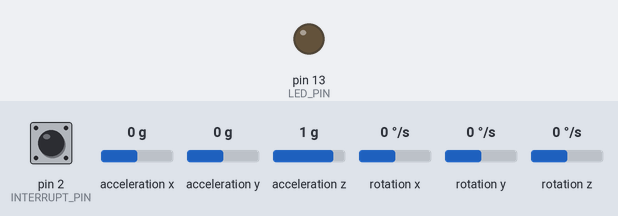
Simulated run of this sketch. Board: Arduino Leonardo, built with avr-gcc and run on an emulated ATmega32U4. On the bench: output pins drawn as LEDs (lit = HIGH). The inputs (shaded band) are chosen by the test bench; at power-on: pin 2 (INTERRUPT_PIN) LOW, acceleration x 0 g, acceleration y 0 g, acceleration z 1 g, rotation x 0 °/s, rotation y 0 °/s, rotation z 0 °/s. The sensor or clock chip raises its interrupt line as the real part does; what the sketch prints to the serial monitor is not drawn.

Above: at 0.1 s.
At 0.7 s:
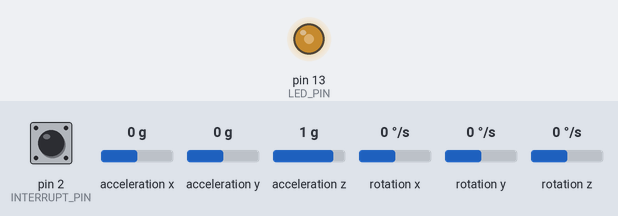
Timing chart, 0 to 2.2 s (numbered marks = the images above):
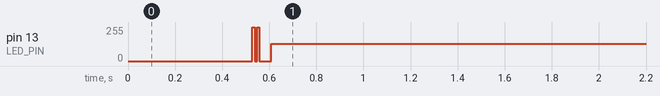

Measured:
- by itself, pin 13 (LED_PIN): 0/255 → 129/255 at 0.53 s

The sketch:

experiment03.ino
```cpp
// グローバル変数で必要なやつ
// 一個前の角度の値：float before_yaw;
const uint8_t YAW_STORAGE = 12;
// int yaw[YAW_STORAGE];   // float型をint型に変換してから格納する
int before_direction_of_rotation = 0;   // 前はどっちに回ったか保管
uint8_t sum_state = 0;  // 計測結果の蓄積変数
bool throwing = false;
int before_val = 0;


// I2C device class (I2Cdev) demonstration Arduino sketch for MPU6050 class using DMP (MotionApps v2.0)
// 6/21/2012 by Jeff Rowberg <jeff@rowberg.net>
// Updates should (hopefully) always be available at https://github.com/jrowberg/i2cdevlib
//
// Changelog:
//      2013-05-08 - added seamless Fastwire support
//                 - added note about gyro calibration
//      2012-06-21 - added note about Arduino 1.0.1 + Leonardo compatibility error
//      2012-06-20 - improved FIFO overflow handling and simplified read process
//      2012-06-19 - completely rearranged DMP initialization code and simplification
//      2012-06-13 - pull gyro and accel data from FIFO packet instead of reading directly
//      2012-06-09 - fix broken FIFO read sequence and change interrupt detection to RISING
//      2012-06-05 - add gravity-compensated initial reference frame acceleration output
//                 - add 3D math helper file to DMP6 example sketch
//                 - add Euler output and Yaw/Pitch/Roll output formats
//      2012-06-04 - remove accel offset clearing for better results (thanks Sungon Lee)
//      2012-06-01 - fixed gyro sensitivity to be 2000 deg/sec instead of 250
//      2012-05-30 - basic DMP initialization working

/* ============================================
I2Cdev device library code is placed under the MIT license (マサチューセッツ工科大学の代表的なソフトウェアライセンス)
Copyright (c) 2012 Jeff Rowberg

Permission is hereby granted, free of charge, to any person obtaining a copy
of this software and associated documentation files (the "Software"), to deal
in the Software without restriction, including without limitation the rights
to use, copy, modify, merge, publish, distribute, sublicense, and/or sell
copies of the Software, and to permit persons to whom the Software is
furnished to do so, subject to the following conditions:

The above copyright notice and this permission notice shall be included in
all copies or substantial portions of the Software.

THE SOFTWARE IS PROVIDED "AS IS", WITHOUT WARRANTY OF ANY KIND, EXPRESS OR
IMPLIED, INCLUDING BUT NOT LIMITED TO THE WARRANTIES OF MERCHANTABILITY,
FITNESS FOR A PARTICULAR PURPOSE AND NONINFRINGEMENT. IN NO EVENT SHALL THE
AUTHORS OR COPYRIGHT HOLDERS BE LIABLE FOR ANY CLAIM, DAMAGES OR OTHER
LIABILITY, WHETHER IN AN ACTION OF CONTRACT, TORT OR OTHERWISE, ARISING FROM,
OUT OF OR IN CONNECTION WITH THE SOFTWARE OR THE USE OR OTHER DEALINGS IN
THE SOFTWARE.
===============================================
*/

// I2Cdev and MPU6050 must be installed as libraries, or else the .cpp/.h files
// for both classes must be in the include path of your project
#include <I2Cdev.h>

#include <MPU6050_6Axis_MotionApps20.h>
//#include "MPU6050.h" // not necessary if using MotionApps include file

// Arduino Wire library is required if I2Cdev I2CDEV_ARDUINO_WIRE implementation
// is used in I2Cdev.h
#if I2CDEV_IMPLEMENTATION == I2CDEV_ARDUINO_WIRE
    #include <Wire.h>
#endif

// class default I2C address is 0x68
// specific I2C addresses may be passed as a parameter here
// AD0 low = 0x68 (default for SparkFun breakout and InvenSense evaluation board)
// AD0 high = 0x69
MPU6050 mpu;
// MPU6050 mpu(0x69); // <-- use for AD0 high

/* =========================================================================
   NOTE: In addition to connection 3.3v, GND, SDA, and SCL, this sketch
   depends on the MPU-6050's INT pin being connected to the Arduino's
   external interrupt #0 pin. On the Arduino Uno and Mega 2560, this is
   digital I/O pin 2.
 * ========================================================================= */

/* =========================================================================
   NOTE: Arduino v1.0.1 with the Leonardo board generates a compile error
   when using Serial.write(buf, len). The Teapot output uses this method.
   The solution requires a modification to the Arduino USBAPI.h file, which
   is fortunately simple, but annoying. This will be fixed in the next IDE
   release. For more info, see these links:

   http://arduino.cc/forum/index.php/topic,109987.0.html
   http://code.google.com/p/arduino/issues/detail?id=958
 * ========================================================================= */


// uncomment "OUTPUT_READABLE_QUATERNION" if you want to see the actual
// quaternion components in a [w, x, y, z] format (not best for parsing
// on a remote host such as Processing or something though)
// 四元数を使いたい時は、コメントアウトを外す。
//#define OUTPUT_READABLE_QUATERNION

// uncomment "OUTPUT_READABLE_EULER" if you want to see Euler angles
// (in degrees) calculated from the quaternions coming from the FIFO.
// Note that Euler angles suffer from gimbal lock (for more info, see
// http://en.wikipedia.org/wiki/Gimbal_lock)
// オイラー角を使いたいは、コメントアウトを外す。
// ジンバルの詳細：https://ja.wikipedia.org/wiki/%E3%82%B8%E3%83%B3%E3%83%90%E3%83%AB
//#define OUTPUT_READABLE_EULER

// uncomment "OUTPUT_READABLE_YAWPITCHROLL" if you want to see the yaw/
// pitch/roll angles (in degrees) calculated from the quaternions coming
// from the FIFO. Note this also requires gravity vector calculations.
// Also note that yaw/pitch/roll angles suffer from gimbal lock (for
// more info, see: http://en.wikipedia.org/wiki/Gimbal_lock)
#define OUTPUT_READABLE_YAWPITCHROLL

// uncomment "OUTPUT_READABLE_REALACCEL" if you want to see acceleration
// components with gravity removed. This acceleration reference frame is
// not compensated for orientation, so +X is always +X according to the
// sensor, just without the effects of gravity. If you want acceleration
// compensated for orientation, us OUTPUT_READABLE_WORLDACCEL instead.
//
//#define OUTPUT_READABLE_REALACCEL

// uncomment "OUTPUT_READABLE_WORLDACCEL" if you want to see acceleration
// components with gravity removed and adjusted for the world frame of
// reference (yaw is relative to initial orientation, since no magnetometer
// is present in this case). Could be quite handy in some cases.
// 重力を除去する。基準系(https://ja.wikipedia.org/wiki/%E5%9F%BA%E6%BA%96%E7%B3%BB)を調整する。
//#define OUTPUT_READABLE_WORLDACCEL

// uncomment "OUTPUT_TEAPOT" if you want output that matches the
// format used for the InvenSense teapot demo
// ティーポットデモとして使用するためのやつ
//#define OUTPUT_TEAPOT


#define INTERRUPT_PIN 2  // use pin 2 on Arduino Uno & most boards
#define LED_PIN 13 // (Arduino is 13, Teensy is 11, Teensy++ is 6)
bool blinkState = false;

// MPU control/status vars
bool dmpReady = false;  // set true if DMP init was successful
uint8_t mpuIntStatus;   // holds actual interrupt status byte from MPU
uint8_t devStatus;      // return status after each device operation (0 = success, !0 = error)
uint16_t packetSize;    // expected DMP packet size (default is 42 bytes)
uint16_t fifoCount;     // count of all bytes currently in FIFO
uint8_t fifoBuffer[64]; // FIFO storage buffer

// orientation/motion vars
Quaternion q;           // [w, x, y, z]         quaternion container
VectorInt16 aa;         // [x, y, z]            accel sensor measurements
VectorInt16 aaReal;     // [x, y, z]            gravity-free accel sensor measurements
VectorInt16 aaWorld;    // [x, y, z]            world-frame accel sensor measurements
VectorFloat gravity;    // [x, y, z]            gravity vector
float euler[3];         // [psi, theta, phi]    Euler angle container
float ypr[3];           // [yaw, pitch, roll]   yaw/pitch/roll container and gravity vector

// packet structure for InvenSense teapot demo
uint8_t teapotPacket[14] = { '$', 0x02, 0,0, 0,0, 0,0, 0,0, 0x00, 0x00, '\r', '\n' };


// ================================================================
// ===               INTERRUPT DETECTION ROUTINE                ===
// ================================================================

volatile bool mpuInterrupt = false;     // indicates whether MPU interrupt pin has gone high
void dmpDataReady() {
    mpuInterrupt = true;
}


// ================================================================
// ===                      INITIAL SETUP                       ===
// ================================================================

void setup() {
    // join I2C bus (I2Cdev library doesn't do this automatically)
    #if I2CDEV_IMPLEMENTATION == I2CDEV_ARDUINO_WIRE
        Wire.begin();
        Wire.setClock(400000); // 400kHz I2C clock. Comment this line if having compilation difficulties
    #elif I2CDEV_IMPLEMENTATION == I2CDEV_BUILTIN_FASTWIRE
        Fastwire::setup(400, true);
    #endif

    // initialize serial communication
    // (115200 chosen because it is required for Teapot Demo output, but it's
    // really up to you depending on your project)
    Serial.begin(115200);
    while (!Serial); // wait for Leonardo enumeration, others continue immediately

    // NOTE: 8MHz or slower host processors, like the Teensy @ 3.3v or Ardunio
    // Pro Mini running at 3.3v, cannot handle this baud rate reliably due to
    // the baud timing being too misaligned with processor ticks. You must use
    // 38400 or slower in these cases, or use some kind of external separate
    // crystal solution for the UART timer.

    // initialize device
    Serial.println(F("Initializing I2C devices..."));
    mpu.initialize();
    pinMode(INTERRUPT_PIN, INPUT);

    // verify connection
    Serial.println(F("Testing device connections..."));
    Serial.println(mpu.testConnection() ? F("MPU6050 connection successful") : F("MPU6050 connection failed"));

    // wait for ready
    // Serial.println(F("\nSend any character to begin DMP programming and demo: "));
    // while (Serial.available() && Serial.read()); // empty buffer
    // while (!Serial.available());                 // wait for data
    // while (Serial.available() && Serial.read()); // empty buffer again

    // load and configure the DMP
    Serial.println(F("Initializing DMP..."));
    devStatus = mpu.dmpInitialize();

    // supply your own gyro offsets here, scaled for min sensitivity
    mpu.setXGyroOffset(220);
    mpu.setYGyroOffset(76);
    mpu.setZGyroOffset(-85);
    mpu.setZAccelOffset(1788); // 1688 factory default for my test chip

    // make sure it worked (returns 0 if so)
    if (devStatus == 0) {
        // turn on the DMP, now that it's ready
        Serial.println(F("Enabling DMP..."));
        mpu.setDMPEnabled(true);

        // enable Arduino interrupt detection
        Serial.println(F("Enabling interrupt detection (Arduino external interrupt 0)..."));
        attachInterrupt(digitalPinToInterrupt(INTERRUPT_PIN), dmpDataReady, RISING);
        mpuIntStatus = mpu.getIntStatus();

        // set our DMP Ready flag so the main loop() function knows it's okay to use it
        Serial.println(F("DMP ready! Waiting for first interrupt..."));
        dmpReady = true;

        // get expected DMP packet size for later comparison
        packetSize = mpu.dmpGetFIFOPacketSize();
    } else {
        // ERROR!
        // 1 = initial memory load failed
        // 2 = DMP configuration updates failed
        // (if it's going to break, usually the code will be 1)
        Serial.print(F("DMP Initialization failed (code "));
        Serial.print(devStatus);
        Serial.println(F(")"));
    }

    // configure LED for output
    pinMode(LED_PIN, OUTPUT);

// ------------------------------------------------------------------------------------
    Serial.print("mpuInterrupt:"); Serial.print(mpuInterrupt);
    Serial.print(",  fifoCount:"); Serial.print(fifoCount);
    Serial.print(",  packetSize:"); Serial.println(packetSize);
    // Serial.println("");
    // Serial.println(mpu.getZAccelOffset());
    // Serial.print("x:"); Serial.print(mpu.getXAccelOffset());
    // Serial.print(", y:"); Serial.print(mpu.getYAccelOffset());
    // Serial.print(", z:"); Serial.println(mpu.getZAccelOffset());
    // Serial.print("x:"); Serial.print(mpu.getXGyroOffset());
    // Serial.print(", y:"); Serial.print(mpu.getYGyroOffset());
    // Serial.print(", z:"); Serial.println(mpu.getZGyroOffset());
    // Serial.println("");
// ------------------------------------------------------------------------------------
}


// ================================================================
// ===                    MAIN PROGRAM LOOP                     ===
// ================================================================

void loop() {
    // if programming failed, don't try to do anything
    if (!dmpReady) return;

    // wait for MPU interrupt or extra packet(s) available
    // while (!mpuInterrupt && fifoCount < packetSize) {
    //     // other program behavior stuff here
    //     // .
    //     // .
    //     // .
    //     // if you are really paranoid you can frequently test in between other
    //     // stuff to see if mpuInterrupt is true, and if so, "break;" from the
    //     // while() loop to immediately process the MPU data
    //     // .
    //     // .
    //     // .
    // }

    // reset interrupt flag and get INT_STATUS byte
    mpuInterrupt = false;
    mpuIntStatus = mpu.getIntStatus();

    // get current FIFO count
    fifoCount = mpu.getFIFOCount();

    // check for overflow (this should never happen unless our code is too inefficient)
    if ((mpuIntStatus & 0x10) || fifoCount == 1024) {
        // reset so we can continue cleanly
        mpu.resetFIFO();
        Serial.println(F("FIFO overflow!"));

    // otherwise, check for DMP data ready interrupt (this should happen frequently)
    } else if (mpuIntStatus & 0x02) {
        // wait for correct available data length, should be a VERY short wait
        while (fifoCount < packetSize) fifoCount = mpu.getFIFOCount();

        // read a packet from FIFO
        mpu.getFIFOBytes(fifoBuffer, packetSize);

        // track FIFO count here in case there is > 1 packet available
        // (this lets us immediately read more without waiting for an interrupt)
        fifoCount -= packetSize;

        #ifdef OUTPUT_READABLE_QUATERNION
            // display quaternion values in easy matrix form: w x y z
            mpu.dmpGetQuaternion(&q, fifoBuffer);
            Serial.print("quat\t");
            Serial.print(q.w);
            Serial.print("\t");
            Serial.print(q.x);
            Serial.print("\t");
            Serial.print(q.y);
            Serial.print("\t");
            Serial.println(q.z);
        #endif

        #ifdef OUTPUT_READABLE_EULER
            // display Euler angles in degrees
            mpu.dmpGetQuaternion(&q, fifoBuffer);
            mpu.dmpGetEuler(euler, &q);
            Serial.print("euler\t");
            Serial.print(euler[0] * 180/M_PI);
            Serial.print("\t");
            Serial.print(euler[1] * 180/M_PI);
            Serial.print("\t");
            Serial.println(euler[2] * 180/M_PI);
        #endif

        #ifdef OUTPUT_READABLE_YAWPITCHROLL
            // display Euler angles in degrees
            mpu.dmpGetQuaternion(&q, fifoBuffer);
            mpu.dmpGetGravity(&gravity, &q);
            mpu.dmpGetYawPitchRoll(ypr, &q, &gravity);
            // Serial.print("ypr\t");
            // Serial.println(ypr[0] * 180/M_PI);
            // Serial.print("\t");
            // Serial.print(ypr[1] * 180/M_PI);
            // Serial.print("\t");
            // Serial.println(ypr[2] * 180/M_PI);

            float pitch = ypr[1] * 180/M_PI;
            float roll = ypr[2] * 180/M_PI;
            float pr = sqrt(pitch*pitch + roll*roll);
            Serial.println(pr);

            switch( frisbeeState() ) {
              case 1:
                ledOn();
                break;
              case -1:
                ledOff();
                break;
            }

        #endif

        #ifdef OUTPUT_READABLE_REALACCEL
            // display real acceleration, adjusted to remove gravity
            mpu.dmpGetQuaternion(&q, fifoBuffer);
            mpu.dmpGetAccel(&aa, fifoBuffer);
            mpu.dmpGetGravity(&gravity, &q);
            mpu.dmpGetLinearAccel(&aaReal, &aa, &gravity);
            Serial.print("areal\t");
            Serial.print(aaReal.x);
            Serial.print("\t");
            Serial.print(aaReal.y);
            Serial.print("\t");
            Serial.println(aaReal.z);
        #endif

        #ifdef OUTPUT_READABLE_WORLDACCEL
            // display initial world-frame acceleration, adjusted to remove gravity
            // and rotated based on known orientation from quaternion
            mpu.dmpGetQuaternion(&q, fifoBuffer);
            mpu.dmpGetAccel(&aa, fifoBuffer);
            mpu.dmpGetGravity(&gravity, &q);
            mpu.dmpGetLinearAccel(&aaReal, &aa, &gravity);
            mpu.dmpGetLinearAccelInWorld(&aaWorld, &aaReal, &q);
            Serial.print("aworld\t");
            Serial.print(aaWorld.x);
            Serial.print("\t");
            Serial.print(aaWorld.y);
            Serial.print("\t");
            Serial.println(aaWorld.z);
        #endif

        #ifdef OUTPUT_TEAPOT
            // display quaternion values in InvenSense Teapot demo format:
            teapotPacket[2] = fifoBuffer[0];
            teapotPacket[3] = fifoBuffer[1];
            teapotPacket[4] = fifoBuffer[4];
            teapotPacket[5] = fifoBuffer[5];
            teapotPacket[6] = fifoBuffer[8];
            teapotPacket[7] = fifoBuffer[9];
            teapotPacket[8] = fifoBuffer[12];
            teapotPacket[9] = fifoBuffer[13];
            Serial.write(teapotPacket, 14);
            teapotPacket[11]++; // packetCount, loops at 0xFF on purpose
        #endif

        // blink LED to indicate activity
        blinkState = !blinkState;
        digitalWrite(LED_PIN, blinkState);
    }
}

/*
================================================================
===                    MINE PROGRAM                          ===
================================================================


*/

char frisbeeState() {
  int yaw_angle = (int) (ypr[0] * 180/M_PI);

  int direction_of_rotation = directionOfRotation(before_val, yaw_angle);
  before_val = yaw_angle;

  if (throwing == false) {   // 投げてなかった時の処理
    if (direction_of_rotation == 0) {   // 動いてなかったら
      sum_state = 0;
      return 0;
    }
    if (before_direction_of_rotation == direction_of_rotation) {   // 前回と同じ方向に回ったら
      sum_state ++;
      if (sum_state == YAW_STORAGE) return 1;   // YAW_STORAGE分、同じ方向に回り続けた -> 投げた！
    } else {
      sum_state = 0;
    }
    before_direction_of_rotation = direction_of_rotation;
    return 0;
  } else {   // 投げてる時の処理
    if (before_direction_of_rotation != direction_of_rotation) {
      sum_state = 0;
      return -1;
    }
    return 0;
  }
}

int directionOfRotation(int before, int now) {   // 前回の値と今回の値から回転方向を計算
  int num = before - now;
  if (num >= 300) return before_direction_of_rotation;   // 反時計回り
  if (300 > num && num >= 6) return 1;   // 時計回り
  if (6 > num && num > -6) return 0;
  if (-6 >= num && num > -300) return -1;   // 反時計回り
  if (-300 >= num) return before_direction_of_rotation;   // 時計回り
}

void ledOn() {
  Serial.println("LED ON !!!!!");
  throwing = true;
}

void ledOff() {
  Serial.println("LED OFF !!!!!");
  throwing = false;
}
```
